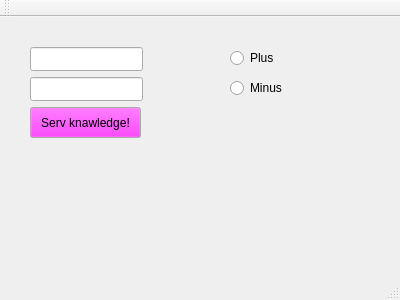
<?xml version="1.0" encoding="UTF-8"?>
<ui version="4.0">
 <class>MainWindow</class>
 <widget class="QMainWindow" name="MainWindow">
  <property name="geometry">
   <rect>
    <x>0</x>
    <y>0</y>
    <width>400</width>
    <height>300</height>
   </rect>
  </property>
  <property name="windowTitle">
   <string>MainWindow</string>
  </property>
  <widget class="QWidget" name="centralWidget">
   <widget class="QPushButton" name="Knapp">
    <property name="geometry">
     <rect>
      <x>30</x>
      <y>90</y>
      <width>111</width>
      <height>31</height>
     </rect>
    </property>
    <property name="palette">
     <palette>
      <active>
       <colorrole role="Button">
        <brush brushstyle="SolidPattern">
         <color alpha="255">
          <red>255</red>
          <green>0</green>
          <blue>255</blue>
         </color>
        </brush>
       </colorrole>
      </active>
      <inactive>
       <colorrole role="Button">
        <brush brushstyle="SolidPattern">
         <color alpha="255">
          <red>255</red>
          <green>0</green>
          <blue>255</blue>
         </color>
        </brush>
       </colorrole>
      </inactive>
      <disabled>
       <colorrole role="Button">
        <brush brushstyle="SolidPattern">
         <color alpha="255">
          <red>255</red>
          <green>0</green>
          <blue>255</blue>
         </color>
        </brush>
       </colorrole>
      </disabled>
     </palette>
    </property>
    <property name="text">
     <string>Serv knawledge!</string>
    </property>
   </widget>
   <widget class="QLineEdit" name="Tal1">
    <property name="geometry">
     <rect>
      <x>30</x>
      <y>30</y>
      <width>113</width>
      <height>24</height>
     </rect>
    </property>
   </widget>
   <widget class="QLineEdit" name="Tal2">
    <property name="geometry">
     <rect>
      <x>30</x>
      <y>60</y>
      <width>113</width>
      <height>24</height>
     </rect>
    </property>
   </widget>
   <widget class="QLabel" name="label_2">
    <property name="geometry">
     <rect>
      <x>30</x>
      <y>140</y>
      <width>141</width>
      <height>31</height>
     </rect>
    </property>
    <property name="text">
     <string/>
    </property>
   </widget>
   <widget class="QRadioButton" name="Plus">
    <property name="geometry">
     <rect>
      <x>230</x>
      <y>30</y>
      <width>98</width>
      <height>22</height>
     </rect>
    </property>
    <property name="text">
     <string>Plus</string>
    </property>
   </widget>
   <widget class="QRadioButton" name="Minus">
    <property name="geometry">
     <rect>
      <x>230</x>
      <y>60</y>
      <width>98</width>
      <height>22</height>
     </rect>
    </property>
    <property name="text">
     <string>Minus</string>
    </property>
   </widget>
  </widget>
  <widget class="QMenuBar" name="menuBar">
   <property name="geometry">
    <rect>
     <x>0</x>
     <y>0</y>
     <width>400</width>
     <height>21</height>
    </rect>
   </property>
  </widget>
  <widget class="QToolBar" name="mainToolBar">
   <attribute name="toolBarArea">
    <enum>TopToolBarArea</enum>
   </attribute>
   <attribute name="toolBarBreak">
    <bool>false</bool>
   </attribute>
  </widget>
  <widget class="QStatusBar" name="statusBar"/>
 </widget>
 <layoutdefault spacing="6" margin="11"/>
 <resources/>
 <connections/>
</ui>
